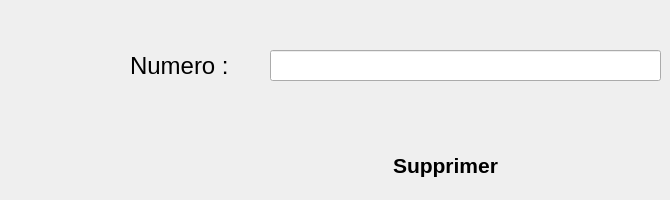
        <widget class="QWidget" name="tab_12">
         <attribute name="title">
          <string>Suppression</string>
         </attribute>
         <widget class="QLabel" name="label_22">
          <property name="geometry">
           <rect>
            <x>130</x>
            <y>50</y>
            <width>111</width>
            <height>31</height>
           </rect>
          </property>
          <property name="font">
           <font>
            <pointsize>18</pointsize>
           </font>
          </property>
          <property name="text">
           <string>Numero :</string>
          </property>
         </widget>
         <widget class="QLineEdit" name="lineEdit_numero_salle_supprimer">
          <property name="geometry">
           <rect>
            <x>270</x>
            <y>50</y>
            <width>391</width>
            <height>31</height>
           </rect>
          </property>
          <property name="styleSheet">
           <string notr="true">border-image: white</string>
          </property>
          <property name="maxLength">
           <number>2</number>
          </property>
         </widget>
         <widget class="QPushButton" name="pushButton_supprimer_salle">
          <property name="geometry">
           <rect>
            <x>340</x>
            <y>140</y>
            <width>211</width>
            <height>51</height>
           </rect>
          </property>
          <property name="font">
           <font>
            <pointsize>16</pointsize>
            <weight>75</weight>
            <bold>true</bold>
           </font>
          </property>
          <property name="styleSheet">
           <string notr="true">border-image: url(:/new/prefix2/orange.png);
border-radius:25px;
</string>
          </property>
          <property name="text">
           <string>Supprimer</string>
          </property>
         </widget>
        </widget>
